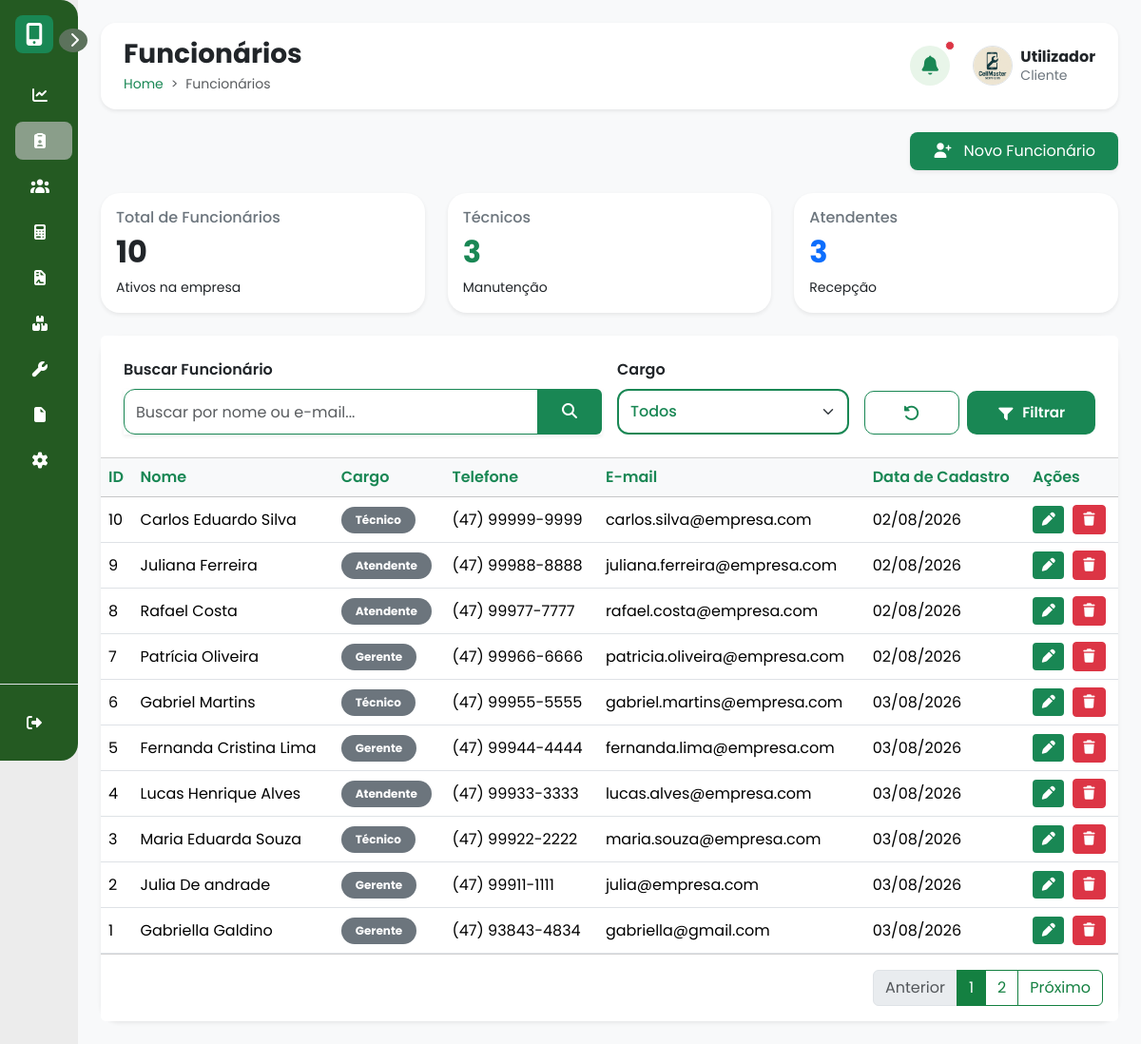
/funcionarios.php, run on the app's committed database.
### tables this page shows
CREATE TABLE `funcionario` (
  `idfuncionario` int(11) NOT NULL COMMENT 'Identificador único do funcionário. Chave primária da tabela.',
  `nome_func` varchar(80) NOT NULL COMMENT 'Nome completo do funcionário.',
  `cargos_idcargos` int(11) NOT NULL COMMENT 'Identificador do cargo ocupado pelo funcionário. Chave estrangeira para a tabela cargos.',
  `endereco_func` varchar(75) NOT NULL COMMENT 'Endereço residencial do funcionário.',
  `tel_func` varchar(15) DEFAULT NULL COMMENT 'Número de telefone para contato com o funcionário.',
  `cpf_func` varchar(15) NOT NULL COMMENT 'Cadastro de Pessoa Física (CPF) do funcionário.',
  `email_func` varchar(85) NOT NULL COMMENT 'Endereço de e-mail utilizado pelo funcionário.',
  `senha_func` varchar(64) NOT NULL COMMENT 'Senha criptografada (hash) utilizada para autenticação do funcionário no sistema.',
  `data_cadastro` date DEFAULT NULL COMMENT 'Data em que o funcionário foi cadastrado no sistema.',
  `foto` varchar(30) DEFAULT NULL COMMENT 'Nome ou caminho da foto de perfil do funcionário armazenada no sistema.',
  `token_recuperacao` varchar(255) DEFAULT NULL,
  `token_expiracao` datetime DEFAULT NULL
);

### php/funcaoFuncionario.php (the view, shortened to what this page needs)
<?php
function getNomeCargo($idCargo) {
    switch ($idCargo) {
        case 1:
            return 'Gerente';
        case 2:
            return 'Técnico';
        case 3:
            return 'Atendente';
    }
}
function filtrarFuncionarios($busca, $cargo) {
    include("conexaoBD.php");
    $sql = "SELECT * FROM funcionario";
    $sql .= " ORDER BY idfuncionario DESC";
    $result = mysqli_query($conn, $sql);
    $lista = "";
    if ($result && mysqli_num_rows($result) > 0) {
        foreach ($result as $coluna) {
            $cargoNome = getNomeCargo($coluna["cargos_idcargos"]);
            $dataCadastro = !empty($coluna["data_cadastro"]) ? date("d/m/Y", strtotime($coluna["data_cadastro"])) : "-";
            $lista .= '
            <tr>
                <td>'.$coluna["idfuncionario"].'</td>
                <td>'.$coluna["nome_func"].'</td>
                <td><span class="badge bg-secondary">'.$cargoNome.'</span></td>
                <td>'.$coluna["tel_func"].'</td>
                <td>'.$coluna["email_func"].'</td>
                <td>'.$dataCadastro.'</td>
                <td>
                    <button class="btn btn-success btn-sm me-1" data-bs-toggle="modal" data-bs-target="#modalEditar'.$coluna["idfuncionario"].'" title="Editar">
                        <i class="fa-solid fa-pen"></i>
                    </button>
                    <button class="btn btn-danger btn-sm" data-bs-toggle="modal" data-bs-target="#modalExcluir'.$coluna["idfuncionario"].'" title="Excluir">
                        <i class="fa-solid fa-trash"></i>
                    </button>
                </td>
            </tr>
            <div class="modal fade" id="modalExcluir'.$coluna["idfuncionario"].'" tabindex="-1" aria-hidden="true">
                    <p class="text-muted small mb-0">Você está prestes a remover o funcionário <strong>'.htmlspecialchars($coluna["nome_func"]).'</strong>. Esta ação não poderá ser desfeita.</p>
                    <a href="php/salvarFuncionario.php?IDFunc='.$coluna["idfuncionario"].'&funcao=D" class="btn btn-danger px-4 fw-semibold">Sim, Excluir</a>
            </div>
            <div class="modal fade" id="modalEditar'.$coluna["idfuncionario"].'" tabindex="-1">
                            <form method="POST" action="php/salvarFuncionario.php?funcao=U&IDFunc='.$coluna["idfuncionario"].'">
                                        <input type="text" class="form-control nome" name="nFuncionario" value="'.$coluna["nome_func"].'" required>
                                            <option value="1" '.($coluna["cargos_idcargos"] == 1 ? 'selected' : '').'>1 - Gerente</option>
                                            <option value="2" '.($coluna["cargos_idcargos"] == 2 ? 'selected' : '').'>2 - Técnico</option>
                                            <option value="3" '.($coluna["cargos_idcargos"] == 3 ? 'selected' : '').'>3 - Atendente</option>
                                        <input type="text" class="form-control telefone" name="nTelefone" value="'.$coluna["tel_func"].'" maxlength="15" required>
                                        <input type="email" class="form-control" name="nmail" value="'.$coluna["email_func"].'" required>
                            </form>
            </div>';
        }
    } else {
        $lista = '<tr><td colspan="7" class="text-center text-muted py-4">Nenhum funcionário encontrado.</td></tr>';
    }
    return $lista;
}
?>

### css/style.css (style rules this page uses)
* { font-family: 'Poppins', sans-serif; }
body { min-height: 100vh; overflow-x: hidden; }
.bg-custom { background-color: #ececec; }
.btn-success { background: #198754; border: none; }
.badge { padding: 8px 15px; border-radius: 20px; }
.table td, .table th { vertical-align: middle; }

### data on the page
funcionario: idfuncionario "10", nome_func "Carlos Eduardo Silva", cargos_idcargos "Técnico", tel_func "(47) 99999-9999", email_func "carlos.silva@empresa.com", data_cadastro "02/08/2026"
funcionario: idfuncionario "9", nome_func "Juliana Ferreira", cargos_idcargos "Atendente", tel_func "(47) 99988-8888", email_func "juliana.ferreira@empresa.com", data_cadastro "02/08/2026"
funcionario: idfuncionario "8", nome_func "Rafael Costa", cargos_idcargos "Atendente", tel_func "(47) 99977-7777", email_func "rafael.costa@empresa.com", data_cadastro "02/08/2026"
funcionario: idfuncionario "7", nome_func "Patrícia Oliveira", cargos_idcargos "Gerente", tel_func "(47) 99966-6666", email_func "patricia.oliveira@empresa.com", data_cadastro "02/08/2026"
funcionario: idfuncionario "6", nome_func "Gabriel Martins", cargos_idcargos "Técnico", tel_func "(47) 99955-5555", email_func "gabriel.martins@empresa.com", data_cadastro "03/08/2026"
funcionario: idfuncionario "5", nome_func "Fernanda Cristina Lima", cargos_idcargos "Gerente", tel_func "(47) 99944-4444", email_func "fernanda.lima@empresa.com", data_cadastro "03/08/2026"
funcionario: idfuncionario "4", nome_func "Lucas Henrique Alves", cargos_idcargos "Atendente", tel_func "(47) 99933-3333", email_func "lucas.alves@empresa.com", data_cadastro "03/08/2026"
funcionario: idfuncionario "3", nome_func "Maria Eduarda Souza", cargos_idcargos "Técnico", tel_func "(47) 99922-2222", email_func "maria.souza@empresa.com", data_cadastro "03/08/2026"
funcionario: idfuncionario "2", nome_func "Julia De andrade", cargos_idcargos "Gerente", tel_func "(47) 99911-1111", email_func "julia@empresa.com", data_cadastro "03/08/2026"
funcionario: idfuncionario "1", nome_func "Gabriella Galdino", cargos_idcargos "Gerente", tel_func "(47) 93843-4834", email_func "gabriella@gmail.com", data_cadastro "03/08/2026"

### other printed values
$tituloPagina "Funcionários"
$breadcrumb "Funcionários"
$_SESSION['nome_func'] "Utilizador"
$cargoExibicao "Cliente"
$totalFuncionarios "10"
$tecnicos "3"
$atendentes "3"
